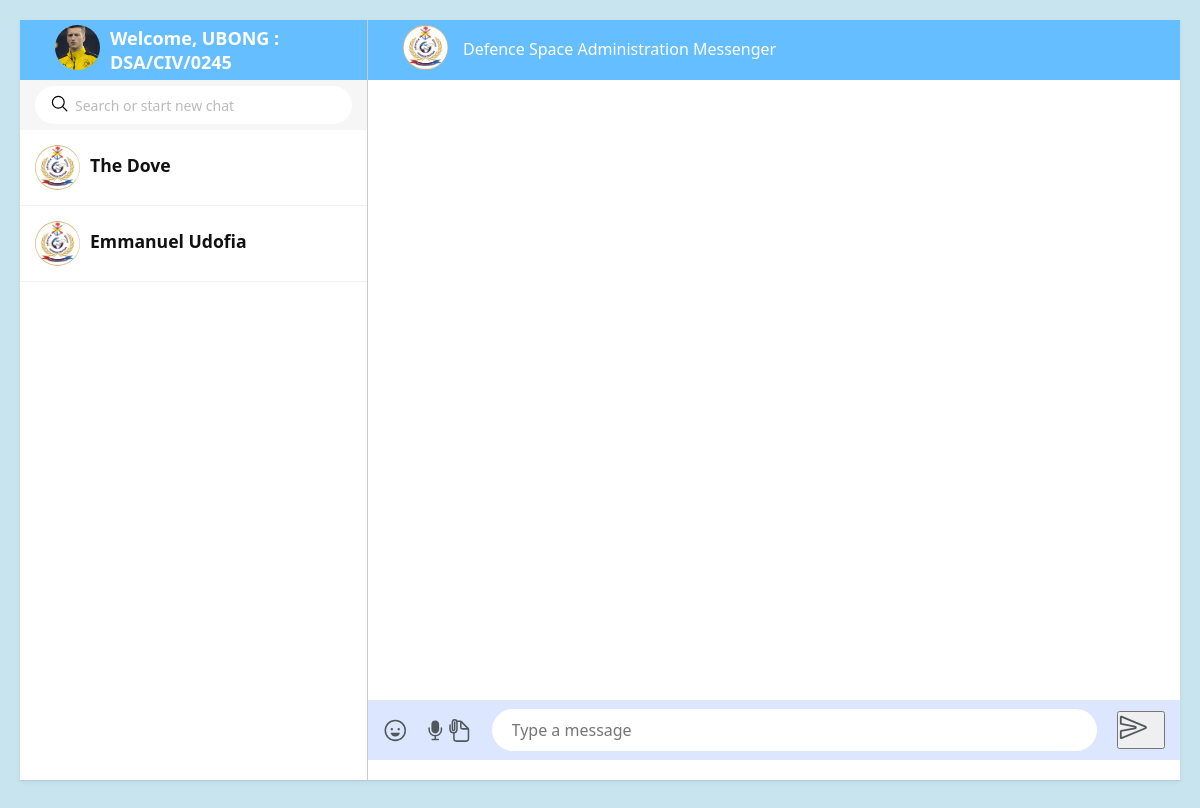
The page /group_chat/DEO (signed in) on the database its author committed.
### tables this page shows
CREATE TABLE users (
    id INTEGER PRIMARY KEY AUTOINCREMENT,
    staffid TEXT UNIQUE NOT NULL,
    firstname TEXT NOT NULL,
    lastname TEXT NOT NULL,
    directorate TEXT NOT NULL,  -- Stores the selected directorate
    password TEXT NOT NULL,
    timestamp DATETIME DEFAULT CURRENT_TIMESTAMP
);

### app.py (the view)
@app.route('/group_chat/<group_name>')
def group_chat(group_name):
    if 'user_id' not in session:
        return redirect(url_for('login'))  # Redirect to login if not logged in
    user_id = session['user_id']
    staffid = session.get('staffid')
    firstname = session.get('firstname') # Get user_id from session
    conn = get_db_connection()
    group = conn.execute("SELECT * FROM groups WHERE name = ?", (group_name,)).fetchone()
    if not group:
        conn.close()
        return "Group not found", 404  # Prevents 'group' being undefined
    group_id = group["id"]
    messages = conn.execute(
        """SELECT messages.message, users.firstname, users.lastname
           FROM messages
           JOIN users ON messages.user_id = users.id
           WHERE messages.group_id = ?
           ORDER BY messages.id ASC""",
        (group_id,)
    ).fetchall()
    users_in_group = conn.execute(
        """SELECT users.id, users.firstname, users.lastname
           FROM users
           JOIN user_groups ON users.id = user_groups.user_id
           WHERE user_groups.group_id = ?""",
        (group_id,)
    ).fetchall()
    conn.close()
    return render_template('chat.html', group=dict(group), messages=messages, users=users_in_group, user_id=user_id, firstname=firstname, staffid=staffid)

### app.py (called while the page is built)
def get_db_connection():
    conn = sqlite3.connect('chatdatabase.db', check_same_thread=False, timeout=10)
    conn.row_factory = sqlite3.Row
    return conn

### templates/chat.html (shortened to what this page needs)
<!DOCTYPE html>
<html lang="en">
<head>
    <link rel="stylesheet" href="{{ url_for('static', filename='styles.css')}}" />
</head>
<body>
    <div class="container">
        <div class="leftSide">
            <div class="header">
                <div class="userimg">
                    <img src="{{ url_for('static', filename='images/ava5.jpg') }}" alt="" class="cover">
                </div>
                <div class="user-info">
                    <p>Welcome, {{ firstname }} : {{ staffid }}</p>
                </div>
            </div>
            <div class="search_chat">
                <div>
                    <input type="text" placeholder="Search or start new chat">
                    <ion-icon name="search-outline"></ion-icon>
                </div>
            </div>
            <span class="chatlist">
                {% for user in users %}
                <span class="block">
                    <div class="imgBox">
                        <img src="{{ url_for('static', filename='images/dsa-logo.jfif') }}" class="cover" alt="">
                    </div>
                    <div class="details">
                        <div class="listHead">
                            <h4>{{ user.firstname }} {{ user.lastname }}</h4>
                        </div>
                    </div>
                </span>
                {% endfor %}
            </span>
            <div class="chatlist">
            </div>
        </div>
        <div class="rightSide">
            <div class="header">
                <div class="imgText">
                    <div class="userimg">
                        <img src="{{ url_for('static', filename='images/dsa-logo.jfif') }}" alt="" class="cover">
                    </div>
                    <h4>Defence Space Administration Messenger</h4>
                </div>
            </div>
            <div class="chatbox" id="chatbox">
            </div>
            <div class="chat_input">
                <ion-icon name="happy-outline"></ion-icon>
                <ion-icon name="mic"></ion-icon>
                <ion-icon name="document-attach-outline"></ion-icon>
                <input type="text" id="messageInput" placeholder="Type a message" required>
                <button id="sendButton">
                    <ion-icon name="send-outline"></ion-icon>
                </button>
            </div>
        </div>
    </div>
</body>
</html>

### static/styles.css (style rules this page uses)
* { margin: 0; padding: 0; box-sizing: border-box; font-family: 'Inter', sans-serif; }
body { min-height: 100vh; display: flex; justify-content: center; align-items: center; justify-content: center; background-color: #C7E4EF; padding: 20px; font-family: 'Segoe UI', Tahoma, Geneva, Verdana, sans-serif; color: var(--slate-700); }
.container { position: relative; width: 1298px; max-width: 100%; height: calc(100vh - 40px); background: #fff; box-shadow: 0 1px 1px rgba(0, 0, 0, 0.06), 0 2px 5px 0 rgba(0, 0, 0, 0.06); display: flex; }
.container .leftSide { position: relative; flex: 30%; background: #fff; border-right: 1px solid rgba(0, 0, 0, 0.2); }
.container .rightSide { position: relative; flex: 70%; }
.container .rightSide::before { content: ""; position: absolute; top: 0; left: 0; width: 100%; height: 100%; }
.header { position: relative; width: 100%; height: 60px; background: #64beff; display: flex; justify-content: start; align-items: center; padding: 0 35px; }
.userimg img { position: relative; width: 45px; height: 45px; overflow: hidden; border-radius: 50%; cursor: pointer; }
.user-info p { font-size: 18px; font-weight: bold; color: #ffffff; padding: 10px; }
.cover { position: absolute; top: 0; left: 0; width: 100%; height: 100%; object-fit: cover; }
.search_chat { position: relative; width: 100%; height: 50px; background: #f6f6f6; display: flex; justify-content: center; align-items: center; padding: 0 15px; }
.search_chat div { width: 100%; }
.search_chat div input { width: 100%; outline: none; border: none; background: #fff; padding: 6px; height: 38px; border-radius: 30px; font-size: 14px; padding-left: 40px; }
.search_chat div input::placeholder { color: #bbb; }
.search_chat div ion-icon { position: absolute; left: 30px; top: 14px; font-size: 1.2em; }
.chatlist { position: relative; height: calc(100% - 110px); overflow: auto; }
.chatlist .block { position: relative; width: 100%; display: flex; align-items: center; padding: 15px; border-bottom: 1px solid rgba(0, 0, 0, 0.06); cursor: pointer; }
.chatlist .block .imgBox { position: relative; min-width: 45px; height: 45px; overflow: hidden; border-radius: 50%; margin-right: 10px; }
.chatlist .block .details { position: relative; width: 100%; }
.chatlist .block .details .listHead { display: flex; justify-content: space-between; margin-bottom: 5px; }
.chatlist .block .details .listHead h4 { font-size: 1.1em; font-weight: 600; color: #111; }
.imgText { position: relative; display: flex; justify-content: center; align-items: center; }
.imgText h4 { font-weight: 500; line-height: 1.2em; margin-left: 15px; color: #fff; }
.chatbox { position: relative; width: 100%; height: calc(100% - 120px); padding: 10px; overflow-y: auto; display: flex; flex-direction: column; background-color: #fff; }
.chat_input { position: relative; width: 100%; height: 60px; background: #dce7ff; padding: 15px; display: flex; justify-content: space-between; align-items: center; margin-top: -20px; }
.chat_input ion-icon { cursor: pointer; font-size: 1.8em; color: #51585c; }
.chat_input ion-icon:nth-child(1) { margin-right: 15px; }
.chat_input input { position: relative; width: 90%; margin: 0 20px; padding: 10px 20px; border: none; outline: none; border-radius: 30px; font-size: 1em; }

### rows shown on the page
users: firstname "The", lastname "Dove"
users: firstname "Emmanuel", lastname "Udofia"

### other values the page prints
{{ firstname }} "UBONG"
{{ staffid }} "DSA/CIV/0245"
